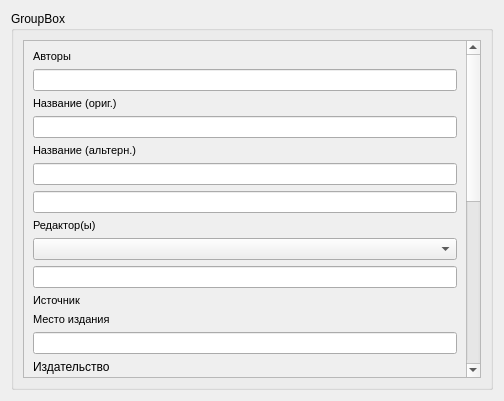
<?xml version="1.0" encoding="UTF-8"?>
<ui version="4.0">
 <class>Form</class>
 <widget class="QWidget" name="Form">
  <property name="geometry">
   <rect>
    <x>0</x>
    <y>0</y>
    <width>504</width>
    <height>401</height>
   </rect>
  </property>
  <property name="windowTitle">
   <string>Form</string>
  </property>
  <layout class="QVBoxLayout" name="verticalLayout">
   <item>
    <widget class="QGroupBox" name="groupBox">
     <property name="title">
      <string>GroupBox</string>
     </property>
     <layout class="QVBoxLayout" name="verticalLayout_2">
      <item>
       <widget class="QScrollArea" name="scrollArea">
        <property name="widgetResizable">
         <bool>true</bool>
        </property>
        <widget class="QWidget" name="scrollWidget">
         <property name="geometry">
          <rect>
           <x>0</x>
           <y>0</y>
           <width>444</width>
           <height>668</height>
          </rect>
         </property>
         <layout class="QVBoxLayout" name="verticalLayout_3">
          <item>
           <widget class="QLabel" name="label">
            <property name="text">
             <string>&lt;!DOCTYPE HTML PUBLIC &quot;-//W3C//DTD HTML 4.0//EN&quot; &quot;http://www.w3.org/TR/REC-html40/strict.dtd&quot;&gt;
&lt;html&gt;&lt;head&gt;&lt;meta name=&quot;qrichtext&quot; content=&quot;1&quot; /&gt;&lt;style type=&quot;text/css&quot;&gt;
p, li { white-space: pre-wrap; }
&lt;/style&gt;&lt;/head&gt;&lt;body style=&quot; font-family:'MS Shell Dlg 2'; font-size:8.25pt; font-weight:400; font-style:normal;&quot;&gt;
&lt;p style=&quot; margin-top:0px; margin-bottom:0px; margin-left:0px; margin-right:0px; -qt-block-indent:0; text-indent:0px;&quot;&gt;&lt;span style=&quot; font-size:8pt;&quot;&gt;Авторы&lt;/span&gt;&lt;/p&gt;&lt;/body&gt;&lt;/html&gt;</string>
            </property>
           </widget>
          </item>
          <item>
           <widget class="QLineEdit" name="lineEdit"/>
          </item>
          <item>
           <widget class="QLabel" name="label_2">
            <property name="text">
             <string>&lt;!DOCTYPE HTML PUBLIC &quot;-//W3C//DTD HTML 4.0//EN&quot; &quot;http://www.w3.org/TR/REC-html40/strict.dtd&quot;&gt;
&lt;html&gt;&lt;head&gt;&lt;meta name=&quot;qrichtext&quot; content=&quot;1&quot; /&gt;&lt;style type=&quot;text/css&quot;&gt;
p, li { white-space: pre-wrap; }
&lt;/style&gt;&lt;/head&gt;&lt;body style=&quot; font-family:'MS Shell Dlg 2'; font-size:8.25pt; font-weight:400; font-style:normal;&quot;&gt;
&lt;p style=&quot; margin-top:0px; margin-bottom:0px; margin-left:0px; margin-right:0px; -qt-block-indent:0; text-indent:0px;&quot;&gt;&lt;span style=&quot; font-size:8pt;&quot;&gt;Название (ориг.)&lt;/span&gt;&lt;/p&gt;&lt;/body&gt;&lt;/html&gt;</string>
            </property>
           </widget>
          </item>
          <item>
           <widget class="QLineEdit" name="lineEdit_2"/>
          </item>
          <item>
           <widget class="QLabel" name="label_3">
            <property name="text">
             <string>&lt;!DOCTYPE HTML PUBLIC &quot;-//W3C//DTD HTML 4.0//EN&quot; &quot;http://www.w3.org/TR/REC-html40/strict.dtd&quot;&gt;
&lt;html&gt;&lt;head&gt;&lt;meta name=&quot;qrichtext&quot; content=&quot;1&quot; /&gt;&lt;style type=&quot;text/css&quot;&gt;
p, li { white-space: pre-wrap; }
&lt;/style&gt;&lt;/head&gt;&lt;body style=&quot; font-family:'MS Shell Dlg 2'; font-size:8.25pt; font-weight:400; font-style:normal;&quot;&gt;
&lt;p style=&quot; margin-top:0px; margin-bottom:0px; margin-left:0px; margin-right:0px; -qt-block-indent:0; text-indent:0px;&quot;&gt;&lt;span style=&quot; font-size:8pt;&quot;&gt;Название (альтерн.)&lt;/span&gt;&lt;/p&gt;&lt;/body&gt;&lt;/html&gt;</string>
            </property>
           </widget>
          </item>
          <item>
           <widget class="QLineEdit" name="lineEdit_3"/>
          </item>
          <item>
           <widget class="QLineEdit" name="lineEdit_6"/>
          </item>
          <item>
           <widget class="QLabel" name="label_5">
            <property name="text">
             <string>&lt;!DOCTYPE HTML PUBLIC &quot;-//W3C//DTD HTML 4.0//EN&quot; &quot;http://www.w3.org/TR/REC-html40/strict.dtd&quot;&gt;
&lt;html&gt;&lt;head&gt;&lt;meta name=&quot;qrichtext&quot; content=&quot;1&quot; /&gt;&lt;style type=&quot;text/css&quot;&gt;
p, li { white-space: pre-wrap; }
&lt;/style&gt;&lt;/head&gt;&lt;body style=&quot; font-family:'MS Shell Dlg 2'; font-size:8.25pt; font-weight:400; font-style:normal;&quot;&gt;
&lt;p style=&quot; margin-top:0px; margin-bottom:0px; margin-left:0px; margin-right:0px; -qt-block-indent:0; text-indent:0px;&quot;&gt;&lt;span style=&quot; font-size:8pt;&quot;&gt;Редактор(ы)&lt;/span&gt;&lt;/p&gt;&lt;/body&gt;&lt;/html&gt;</string>
            </property>
           </widget>
          </item>
          <item>
           <widget class="QComboBox" name="comboBox"/>
          </item>
          <item>
           <widget class="QLineEdit" name="lineEdit_5"/>
          </item>
          <item>
           <widget class="QLabel" name="label_4">
            <property name="text">
             <string>&lt;!DOCTYPE HTML PUBLIC &quot;-//W3C//DTD HTML 4.0//EN&quot; &quot;http://www.w3.org/TR/REC-html40/strict.dtd&quot;&gt;
&lt;html&gt;&lt;head&gt;&lt;meta name=&quot;qrichtext&quot; content=&quot;1&quot; /&gt;&lt;style type=&quot;text/css&quot;&gt;
p, li { white-space: pre-wrap; }
&lt;/style&gt;&lt;/head&gt;&lt;body style=&quot; font-family:'MS Shell Dlg 2'; font-size:8.25pt; font-weight:400; font-style:normal;&quot;&gt;
&lt;p style=&quot; margin-top:0px; margin-bottom:0px; margin-left:0px; margin-right:0px; -qt-block-indent:0; text-indent:0px;&quot;&gt;&lt;span style=&quot; font-size:8pt;&quot;&gt;Источник&lt;/span&gt;&lt;/p&gt;&lt;/body&gt;&lt;/html&gt;</string>
            </property>
           </widget>
          </item>
          <item>
           <widget class="QLabel" name="label_6">
            <property name="text">
             <string>&lt;!DOCTYPE HTML PUBLIC &quot;-//W3C//DTD HTML 4.0//EN&quot; &quot;http://www.w3.org/TR/REC-html40/strict.dtd&quot;&gt;
&lt;html&gt;&lt;head&gt;&lt;meta name=&quot;qrichtext&quot; content=&quot;1&quot; /&gt;&lt;style type=&quot;text/css&quot;&gt;
p, li { white-space: pre-wrap; }
&lt;/style&gt;&lt;/head&gt;&lt;body style=&quot; font-family:'MS Shell Dlg 2'; font-size:8.25pt; font-weight:400; font-style:normal;&quot;&gt;
&lt;p style=&quot; margin-top:0px; margin-bottom:0px; margin-left:0px; margin-right:0px; -qt-block-indent:0; text-indent:0px;&quot;&gt;&lt;span style=&quot; font-size:8pt;&quot;&gt;Место издания&lt;/span&gt;&lt;/p&gt;&lt;/body&gt;&lt;/html&gt;</string>
            </property>
           </widget>
          </item>
          <item>
           <widget class="QLineEdit" name="lineEdit_4"/>
          </item>
          <item>
           <widget class="QLabel" name="label_7">
            <property name="text">
             <string>Издательство</string>
            </property>
           </widget>
          </item>
          <item>
           <widget class="QComboBox" name="comboBox_4"/>
          </item>
          <item>
           <widget class="QComboBox" name="comboBox_3"/>
          </item>
          <item>
           <widget class="QLabel" name="label_10">
            <property name="text">
             <string>Выпуск</string>
            </property>
           </widget>
          </item>
          <item>
           <widget class="QComboBox" name="comboBox_9"/>
          </item>
          <item>
           <widget class="QComboBox" name="comboBox_6"/>
          </item>
          <item>
           <widget class="QComboBox" name="comboBox_7"/>
          </item>
          <item>
           <widget class="QLabel" name="label_13">
            <property name="text">
             <string>Часть</string>
            </property>
           </widget>
          </item>
          <item>
           <widget class="QComboBox" name="comboBox_8"/>
          </item>
          <item>
           <widget class="QLabel" name="label_12">
            <property name="text">
             <string>Номер</string>
            </property>
           </widget>
          </item>
          <item>
           <widget class="QLabel" name="label_14">
            <property name="text">
             <string>Стр.</string>
            </property>
           </widget>
          </item>
          <item>
           <widget class="QLabel" name="label_9">
            <property name="text">
             <string>Том</string>
            </property>
           </widget>
          </item>
          <item>
           <widget class="QComboBox" name="comboBox_2"/>
          </item>
          <item>
           <widget class="QLabel" name="label_8">
            <property name="text">
             <string>Год</string>
            </property>
           </widget>
          </item>
          <item>
           <widget class="QComboBox" name="comboBox_5"/>
          </item>
          <item>
           <widget class="QLabel" name="label_11">
            <property name="text">
             <string>Серия</string>
            </property>
           </widget>
          </item>
         </layout>
        </widget>
       </widget>
      </item>
     </layout>
    </widget>
   </item>
  </layout>
 </widget>
 <resources/>
 <connections/>
</ui>
